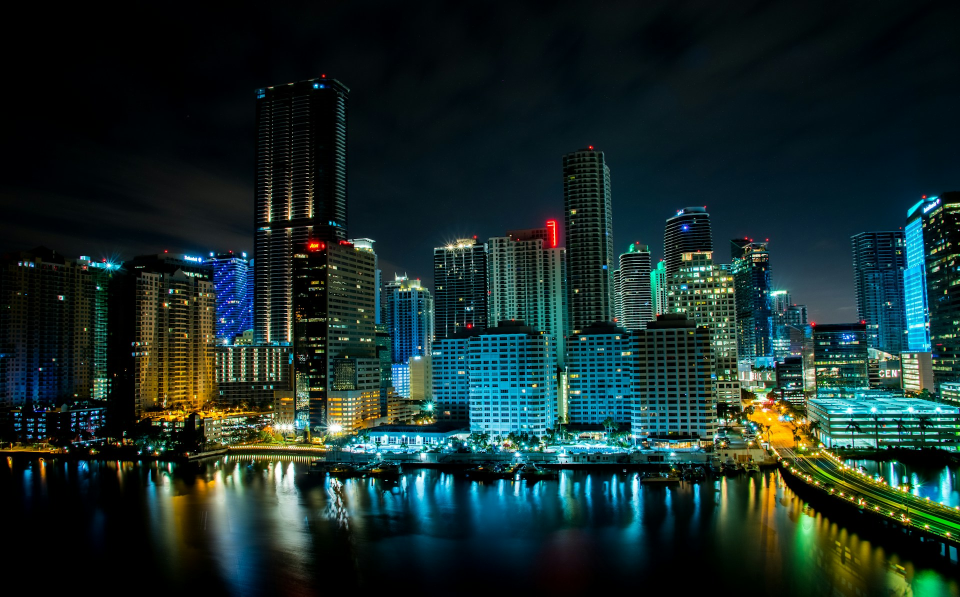
#> input picture assets/bg/miami_teal.jpg, 1920 x 1193 px (shown at 1/2 size)
$ python make_templates.py ../assets/bg/miami_teal.jpg
#> lines starting #> are read from the running program, lines starting #| are printed output that depends on the picture; after the words box and inside, x2 and y2 are one past the last pixel; in counts of white or black regions, pixels touching at a corner belong together
"""Генератор фонов-заставок для карточек: настоящее фото ночного Майами (прототип Вайс-Сити)
+ цветокоррекция под тип новости + объёмная монета-значок, плашка, неоновая сетка.

Запуск:  python tools/make_templates.py            → assets/templates/{confirmed,rumor,official}.png
         python tools/make_templates.py --preview  → ещё и out/templates_preview.png с примером заголовка

Фото — Unsplash (бесплатная лицензия, см. assets/bg/SOURCES.md). Заголовок на карточку пишет бот (bot/card.py),
поэтому низ кадра оставляем тёмным и пустым.
"""
from __future__ import annotations

import math
import sys
from pathlib import Path

from PIL import Image, ImageChops, ImageDraw, ImageEnhance, ImageFilter, ImageFont, ImageOps

ROOT = Path(__file__).resolve().parents[1]
W, H = 1280, 720
S = 3  # суперсэмплинг: рисуем в 3 раза крупнее и уменьшаем — края гладкие
HORIZON = 455  # где у фото примерно линия воды (после кадрирования)

THEMES = {
    "confirmed": dict(
        photo="miami_teal.jpg", y_offset=40, zoom=1.0,
        duo=("020C10", "0E8F7A", "D8FFF4"), duo_mix=0.45,
        glow_a="00E5A0", glow_b="1E6BFF", grid="00E5C8",
        face=("A6FFD6", "26D985", "0A8A4C"), side="05613A", rim="13A866", icon="check",
        badge=("2BE07F", "119A52"), badge_side="0A5F33", label="ПОДТВЕРЖДЕНО"),
    "rumor": dict(
        photo="miami_sunset.jpg", y_offset=150, zoom=1.0,
        duo=("12040F", "C2386E", "FFD9A8"), duo_mix=0.5,
        glow_a="FF7A00", glow_b="FF2E88", grid="FF3D7F",
        face=("FFDCA0", "FF8A1E", "D9480F"), side="8A2E00", rim="C9500F", icon="q",
        badge=("FF9A3C", "E8590C"), badge_side="8A3200", label="СЛУХ"),
    "official": dict(
        photo="miami_brickell.jpg", y_offset=400, zoom=1.45,
        duo=("0A0703", "A07814", "FFF2C6"), duo_mix=0.55,
        glow_a="FFC83D", glow_b="6C4CFF", grid="FFD166",
        face=("FFF6CC", "F5C542", "B07A06"), side="6B4A00", rim="A97A0A", icon="star",
        badge=("FFD95A", "D49B09"), badge_side="6E4E02", label="ОФИЦИАЛЬНО"),
    "guide": dict(
        photo="miami_palms.jpg", y_offset=40, zoom=1.0,
        duo=("0B0620", "6B3FD6", "E6DCFF"), duo_mix=0.5,
        glow_a="8B5CF6", glow_b="22D3EE", grid="A78BFA",
        face=("E9DDFF", "9B6BFF", "5B21B6"), side="3B1278", rim="7444DC", icon="pin",
        badge=("A06BFF", "6D28D9"), badge_side="3B0F80", label="ГАЙД"),
}


def rgb(h: str) -> tuple[int, int, int]:
    return tuple(int(h[i:i + 2], 16) for i in (0, 2, 4))


def font(size: int, variation: str = "Black") -> ImageFont.FreeTypeFont:
    f = ImageFont.truetype(str(ROOT / "assets/fonts/Montserrat-Variable.ttf"), size)
    try:
        f.set_variation_by_name(variation)
    except Exception:
        pass
    return f


def lin_gradient(size, colors, angle_deg=135) -> Image.Image:
    """Линейный градиент по нескольким цветам под углом."""
    w, h = size
    a = math.radians(angle_deg)
    dx, dy = math.cos(a), math.sin(a)
    small = Image.new("RGB", (64, 64))
    px = small.load()
    stops = [rgb(c) for c in colors]
    for y in range(64):
        for x in range(64):
            t = ((x / 63 - 0.5) * dx + (y / 63 - 0.5) * dy) / (abs(dx) * 0.5 + abs(dy) * 0.5) * 0.5 + 0.5
            t = min(1, max(0, t)) * (len(stops) - 1)
            i = min(int(t), len(stops) - 2)
            f = t - i
            px[x, y] = tuple(int(stops[i][k] + (stops[i + 1][k] - stops[i][k]) * f) for k in range(3))
    return small.resize((w, h), Image.BICUBIC)


def radial_glow(size, center, radius, color, alpha) -> Image.Image:
    layer = Image.new("RGBA", size, (0, 0, 0, 0))
    d = ImageDraw.Draw(layer)
    cx, cy = center
    d.ellipse((cx - radius, cy - radius * 0.8, cx + radius, cy + radius * 0.8), fill=rgb(color) + (alpha,))
    return layer.filter(ImageFilter.GaussianBlur(radius * 0.45))


# ---------- фон: фото + цветокоррекция ----------
def background(th: dict) -> Image.Image:
    photo = Image.open(ROOT / "assets/bg" / th["photo"]).convert("RGB")
    scale = W / photo.width * th["zoom"]
    photo = photo.resize((round(photo.width * scale), round(photo.height * scale)), Image.LANCZOS)
    x0 = (photo.width - W) // 2
    img = photo.crop((x0, th["y_offset"], x0 + W, th["y_offset"] + H))
    # «дуотон»: яркость фото → градиент цветов темы, смешиваем с оригиналом (реализм + единый стиль)
    lum = ImageOps.grayscale(img)
    lum = ImageOps.autocontrast(lum, cutoff=1)
    dark, mid, light = (rgb(c) for c in th["duo"])
    luts = []
    for k in range(3):
        lut = []
        for v in range(256):
            t = v / 255
            if t < 0.5:
                lut.append(int(dark[k] + (mid[k] - dark[k]) * t * 2))
            else:
                lut.append(int(mid[k] + (light[k] - mid[k]) * (t - 0.5) * 2))
        luts.append(lut)
    duo = Image.merge("RGB", [lum.point(luts[k]) for k in range(3)])
    img = Image.blend(img, duo, th["duo_mix"])
    img = ImageEnhance.Contrast(img).enhance(1.12)
    img = ImageEnhance.Color(img).enhance(1.25)
    img = img.convert("RGBA")
    # цветные свечения (как неон над городом)
    for glow in (radial_glow((W, H), (950, 120), 420, th["glow_a"], 120),
                 radial_glow((W, H), (80, 40), 380, th["glow_b"], 100)):
        img = Image.alpha_composite(img, glow)
    return img


def neon_grid(color: str) -> Image.Image:
    """Неоновая сетка на воде: линии сходятся к точке на горизонте, к горизонту — тают."""
    layer = Image.new("RGBA", (W * S, H * S), (0, 0, 0, 0))
    d = ImageDraw.Draw(layer)
    c = rgb(color)
    vx, vy = W * S // 2, (HORIZON - 160) * S
    top, bottom = HORIZON * S, H * S
    for i in range(-30, 31):
        bx = vx + i * 140 * S
        x_top = vx + (bx - vx) * (top - vy) / (bottom - vy)
        d.line((x_top, top, bx, bottom), fill=c + (255,), width=2 * S)
    for k in range(1, 13):
        y = top + (bottom - top) * (k / 12) ** 2.1
        d.line((0, y, W * S, y), fill=c + (255,), width=2 * S)
    layer = layer.resize((W, H), Image.LANCZOS)
    fade = Image.new("L", (1, H))
    for y in range(H):
        fade.putpixel((0, y), 0 if y < HORIZON else int(150 * min(1, (y - HORIZON) / 200)))
    alpha = ImageChops.multiply(layer.getchannel("A"), fade.resize((W, H)))
    layer.putalpha(alpha)
    glow = layer.filter(ImageFilter.GaussianBlur(4))
    return Image.alpha_composite(glow, layer)


# ---------- объёмная монета ----------
def icon_layer(kind: str, size: int) -> Image.Image:
    im = Image.new("RGBA", (size, size), (0, 0, 0, 0))
    d = ImageDraw.Draw(im)
    s = size / 100
    if kind == "check":
        d.line([(24 * s, 52 * s), (43 * s, 70 * s), (77 * s, 32 * s)], fill="white", width=int(13 * s), joint="curve")
        for x, y in ((24, 52), (77, 32)):
            r = 6.5 * s
            d.ellipse((x * s - r, y * s - r, x * s + r, y * s + r), fill="white")
    elif kind == "pin":  # метка на карте
        d.ellipse((26 * s, 12 * s, 74 * s, 60 * s), fill="white")
        d.polygon([(30 * s, 46 * s), (70 * s, 46 * s), (50 * s, 90 * s)], fill="white")
        d.ellipse((40 * s, 26 * s, 60 * s, 46 * s), fill=(0, 0, 0, 0))
    elif kind == "star":
        pts = []
        for i in range(10):
            a = -math.pi / 2 + i * math.pi / 5
            r = 40 if i % 2 == 0 else 17
            pts.append((50 * s + r * s * math.cos(a), 52 * s + r * s * math.sin(a)))
        d.polygon(pts, fill="white")
    else:
        f = font(int(78 * s))
        d.text((50 * s, 50 * s), "?", font=f, fill="white", anchor="mm")
    return im


def coin(d: int, th: dict, ry: float, rz: float, thick: float) -> Image.Image:
    """Монета диаметром d, повёрнута вокруг вертикали на ry градусов (видно ребро), наклон rz."""
    D = d * S
    sx = max(0.2, math.cos(math.radians(ry)))
    fw = int(D * sx)
    side_dx = math.sin(math.radians(ry)) * thick * S  # куда «уходит» толщина
    pad = int(abs(side_dx) + D * 0.15)
    cw, ch = fw + 2 * pad, D + 2 * pad
    im = Image.new("RGBA", (cw, ch), (0, 0, 0, 0))
    dr = ImageDraw.Draw(im)
    fx, fy = pad, pad
    steps = max(40, int(abs(side_dx)))  # ребро: плотная стопка эллипсов — гладкий цилиндр
    side, rim = rgb(th["side"]), rgb(th["rim"])
    for i in range(steps, 0, -1):
        off = side_dx * i / steps
        t = i / steps
        base = tuple(int(side[k] + (rim[k] - side[k]) * (1 - t)) for k in range(3))  # к лицу светлее
        col = tuple(int(c * (0.7 + 0.3 * (1 - t))) for c in base)
        dr.ellipse((fx + off, fy + off * 0.15, fx + off + fw, fy + off * 0.15 + D), fill=col + (255,))
    # лицевая сторона: градиент по маске эллипса
    mask = Image.new("L", (fw, D), 0)
    ImageDraw.Draw(mask).ellipse((0, 0, fw - 1, D - 1), fill=255)
    face = lin_gradient((fw, D), th["face"], 125).convert("RGBA")
    face.putalpha(mask)
    fdraw = ImageDraw.Draw(face)
    lw = max(2, D // 70)
    fdraw.ellipse((lw // 2, lw // 2, fw - lw, D - lw), outline=(255, 255, 255, 150), width=lw)
    inset = 0.1
    fdraw.ellipse((fw * inset, D * inset, fw * (1 - inset), D * (1 - inset)), outline=(255, 255, 255, 80), width=max(1, lw // 2))
    # блик
    shine = Image.new("RGBA", (fw, D), (0, 0, 0, 0))
    ImageDraw.Draw(shine).ellipse((fw * 0.12, D * 0.06, fw * 0.72, D * 0.34), fill=(255, 255, 255, 110))
    shine = shine.filter(ImageFilter.GaussianBlur(D * 0.03))
    shine.putalpha(ImageChops.multiply(shine.getchannel("A"), mask))
    face = Image.alpha_composite(face, shine)
    # значок: сжимаем по горизонтали так же, как монету, + тень (будто выпуклый)
    ic = icon_layer(th["icon"], int(D * 0.62)).resize((int(D * 0.62 * sx), int(D * 0.62)), Image.LANCZOS)
    shadow = Image.new("RGBA", ic.size, (0, 0, 0, 0))
    shadow.putalpha(ic.getchannel("A").point(lambda v: v * 0.45))
    ix, iy = (fw - ic.width) // 2, (D - ic.height) // 2
    face.alpha_composite(shadow.filter(ImageFilter.GaussianBlur(D * 0.012)), (ix + int(D * 0.012), iy + int(D * 0.02)))
    face.alpha_composite(ic, (ix, iy))
    im.alpha_composite(face, (fx, fy))
    im = im.rotate(rz, resample=Image.BICUBIC, expand=True)
    return im.resize((max(1, im.width // S), max(1, im.height // S)), Image.LANCZOS)


def place(base: Image.Image, layer: Image.Image, cx: int, cy: int, blur: float = 0, shadow: bool = True) -> None:
    if shadow:  # мягкая тень снизу
        sh = Image.new("RGBA", layer.size, (0, 0, 0, 0))
        sh.putalpha(layer.getchannel("A").point(lambda v: v * 0.55))
        sh = sh.filter(ImageFilter.GaussianBlur(max(4, layer.width // 18)))
        base.alpha_composite(sh, (cx - layer.width // 2 + layer.width // 25, cy - layer.height // 2 + layer.height // 10))
    if blur:
        layer = layer.filter(ImageFilter.GaussianBlur(blur))
    base.alpha_composite(layer, (cx - layer.width // 2, cy - layer.height // 2))


# ---------- объёмная плашка ----------
def perspective_coeffs(src, dst):
    """Коэффициенты для Image.transform(PERSPECTIVE): точки dst → src."""
    a, b = [], []
    for (x, y), (u, v) in zip(dst, src):
        a.append([x, y, 1, 0, 0, 0, -u * x, -u * y]); b.append(u)
        a.append([0, 0, 0, x, y, 1, -v * x, -v * y]); b.append(v)
    n = 8  # метод Гаусса для системы 8×8 (без numpy)
    for c in range(n):
        piv = max(range(c, n), key=lambda r: abs(a[r][c]))
        a[c], a[piv], b[c], b[piv] = a[piv], a[c], b[piv], b[c]
        for r in range(n):
            if r != c and a[r][c]:
                f = a[r][c] / a[c][c]
                a[r] = [x - f * y for x, y in zip(a[r], a[c])]
                b[r] -= f * b[c]
    return [b[i] / a[i][i] for i in range(n)]


def badge(th: dict) -> Image.Image:
    f = font(34 * S)
    probe = ImageDraw.Draw(Image.new("RGBA", (1, 1)))
    tw = probe.textlength(th["label"], font=f) + 2 * S * len(th["label"])
    w, h, depth = int(tw + 64 * S), 76 * S, 14 * S
    im = Image.new("RGBA", (w + 4 * S, h + depth + 4 * S), (0, 0, 0, 0))
    d = ImageDraw.Draw(im)
    for i in range(depth, 0, -S):  # толщина плашки
        d.rounded_rectangle((0, i, w, h + i), radius=22 * S, fill=rgb(th["badge_side"]) + (255,))
    face = lin_gradient((w, h), th["badge"], 90).convert("RGBA")
    m = Image.new("L", (w, h), 0)
    ImageDraw.Draw(m).rounded_rectangle((0, 0, w - 1, h - 1), radius=22 * S, fill=255)
    face.putalpha(m)
    fd = ImageDraw.Draw(face)
    fd.rounded_rectangle((S, S, w - 2 * S, h - 2 * S), radius=21 * S, outline=(255, 255, 255, 140), width=2 * S)
    hl = Image.new("RGBA", (w, h), (0, 0, 0, 0))
    ImageDraw.Draw(hl).rounded_rectangle((6 * S, 4 * S, w - 6 * S, h * 0.45), radius=18 * S, fill=(255, 255, 255, 45))
    face = Image.alpha_composite(face, hl)
    x = 32 * S
    fd = ImageDraw.Draw(face)
    for dx, dy, col in ((2 * S, 3 * S, (0, 0, 0, 90)), (0, 0, (255, 255, 255, 255))):
        cx = x + dx
        for ch in th["label"]:
            fd.text((cx, h / 2 + dy), ch, font=f, fill=col, anchor="lm")
            cx += probe.textlength(ch, font=f) + 2 * S
    im.alpha_composite(face, (0, 0))
    # лёгкая перспектива: правый край дальше (как поворот на ~20°)
    try:
        iw, ih = im.size
        k = 0.1
        dst = [(0, 0), (iw, ih * k * 0.6), (iw, ih * (1 - k * 0.4)), (0, ih)]
        src = [(0, 0), (iw, 0), (iw, ih), (0, ih)]
        im = im.transform(im.size, Image.PERSPECTIVE, perspective_coeffs(src, dst), Image.BICUBIC)
    except Exception:
        pass
    return im.resize((im.width // S, im.height // S), Image.LANCZOS)


# ---------- сборка ----------
def build(key: str) -> Image.Image:
    th = THEMES[key]
    img = background(th)
    img = Image.alpha_composite(img, neon_grid(th["grid"]))
    # дальние монетки — размытые (глубина резкости), ближняя большая — резкая
    for (cx, cy, d, ry, rz, blur) in ((600, 92, 50, -40, 12, 2.2), (500, 330, 38, 35, -18, 2.8),
                                      (150, 238, 72, 30, -10, 0.8), (1185, 470, 66, -45, 16, 0)):
        place(img, coin(d, th, ry, rz, d * 0.22), cx, cy, blur)
    big = coin(330, th, -32, -6, 64)
    img = Image.alpha_composite(img, radial_glow((W, H), (965, 215), 230, th["glow_a"], 110))
    place(img, big, 965, 215)
    b = badge(th)
    place(img, b, 48 + b.width // 2, 40 + b.height // 2)
    # тёмный низ под заголовок
    shade = Image.new("L", (1, H))
    for y in range(H):
        t = y / H
        a = 0 if t < 0.5 else (0.72 * (t - 0.5) / 0.28 if t < 0.78 else 0.72 + 0.22 * (t - 0.78) / 0.22)
        shade.putpixel((0, y), int(255 * min(0.94, a)))
    dark = Image.new("RGBA", (W, H), (0, 0, 0, 255))
    dark.putalpha(shade.resize((W, H)))
    img = Image.alpha_composite(img, dark)
    d = ImageDraw.Draw(img)
    d.rounded_rectangle((64, 664, 174, 670), radius=3, fill=rgb(th["grid"]) + (255,))
    d.text((1216, 668), "@gta6_hotnews", font=font(26, "Bold"), fill=(255, 255, 255, 205), anchor="rm")
    return img.convert("RGB")


def main() -> None:
    out_dir = ROOT / "assets/templates"
    out_dir.mkdir(parents=True, exist_ok=True)
    for key in THEMES:
        build(key).save(out_dir / f"{key}.png", optimize=True)
#> in background, photo is the input picture: PIL image 1920x1193 RGB; mean R, G, B 23.8, 43.6, 41.3
#> in background, `img = ImageEnhance.Color(img).enhance(1.25)`:
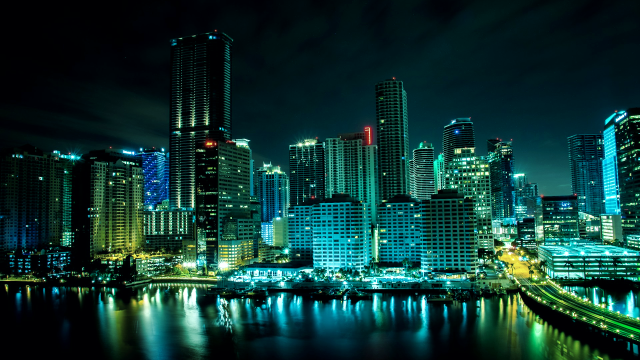
#> img: PIL image 1280x720 RGB (shown at 1/2 size); mean R, G, B 16.1, 54.9, 50.9
#> the loop in build, `for (cx, cy, d, ry, rz, blur) in ((600, 92, 50, -40, 12, 2.2), (500, 3..` made 4 passes
#> pass 1, in coin, `face = lin_gradient((fw, D), th["face"], 125).convert("RGBA")`:
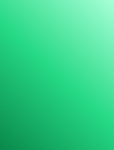
#> face: PIL image 114x150 RGBA; mean R, G, B, A 54.9, 209.4, 136.7, 255
#> the loop in coin (call 5), `for i in range(steps, 0, -1):` made 101 passes
#> (base, col) on passes 1 to 8: ((5, 97, 58), (3, 67, 40)), ((5, 97, 58), (3, 68, 40)), ((5, 98, 58), (3, 69, 40)), ((5, 99, 59), (3, 70, 41)), ((5, 99, 59), (3, 70, 42)), ((5, 100, 60), (3, 71, 42)), ((5, 101, 60), (3, 72, 43)), ((5, 101, 61), (3, 72, 43))
#> in coin (call 5), `ImageDraw.Draw(mask).ellipse((0, 0, fw - 1, D - 1), fill=255)`:
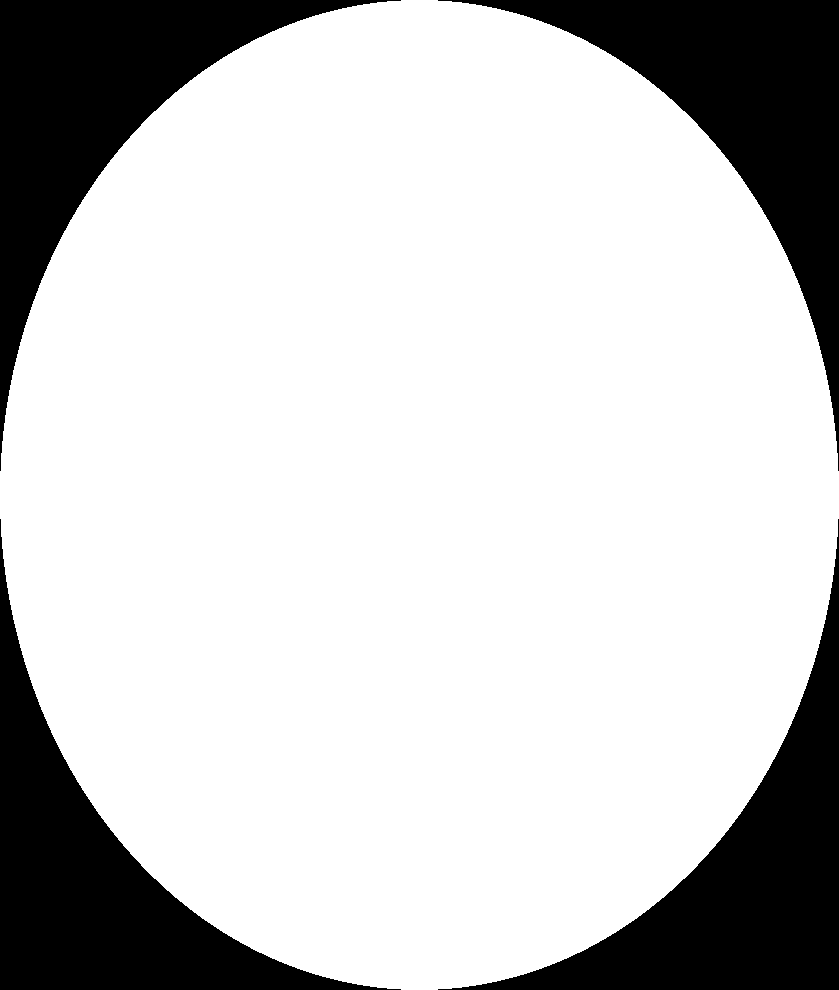
#> mask: PIL image 839x990 L; 78.5% white; 4 black regions, box (x1, y1, x2, y2) and area: (0, 0, 401, 471) 44596, (438, 0, 839, 471) 44596, (0, 519, 401, 990) 44596, (438, 519, 839, 990) 44596
#> in coin (call 5), `im = im.rotate(rz, resample=Image.BICUBIC, expand=True)`:
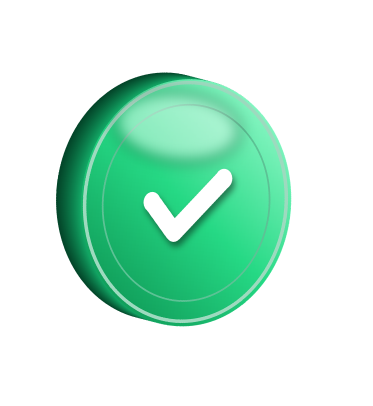
#> im: PIL image 1489x1622 RGBA (shown at 1/4 size); mean R, G, B, A 22, 61.6, 43.2, 79.7; transparent parts drawn white
#> call 3 of radial_glow, with size = (1280, 720), center = (965, 215), radius = 230, color = '00E5A0', alpha = 110
#> in radial_glow (call 3), `return layer.filter(ImageFilter.GaussianBlur(radius * 0.45))`:
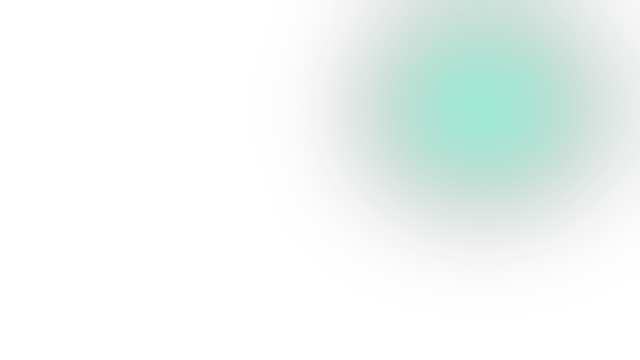
#> returned value: PIL image 1280x720 RGBA (shown at 1/2 size); mean R, G, B, A 0, 31.4, 21.9, 15.1; transparent parts drawn white
#> in build, `img = Image.alpha_composite(img, radial_glow((W, H), (965, 215), 230, ..`:
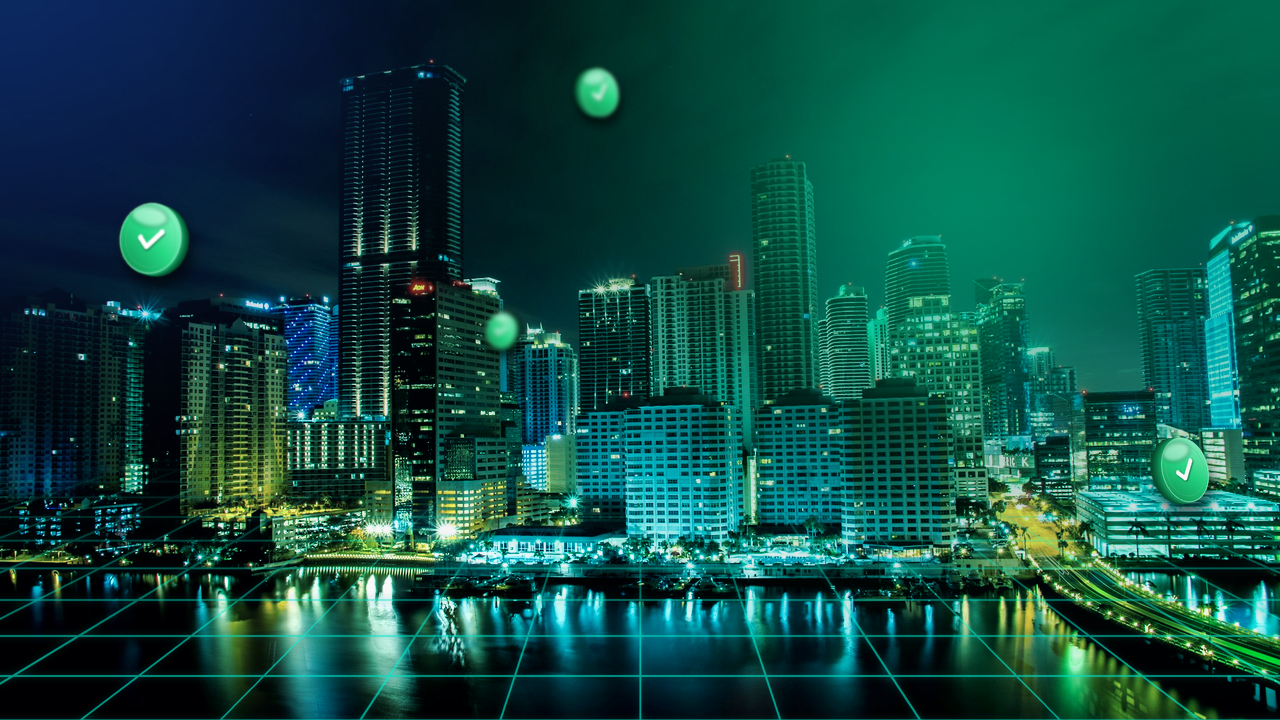
#> img: PIL image 1280x720 RGBA; mean R, G, B, A 14.7, 75.6, 68, 255
#> in badge, `tw = probe.textlength(th["label"], font=f) + 2 * S * len(th["label"])`: tw = 977.9
#> in badge, `w, h, depth = int(tw + 64 * S), 76 * S, 14 * S`: w = 1169; h = 228; depth = 42
        print(f"готово: assets/templates/{key}.png")
    if "--preview" in sys.argv:
        sys.path.insert(0, str(ROOT))
        from bot.card import card_png
        from bot.util import load_config
        import io
        cfg = load_config()
        demo = [("confirmed", "high", "GTA 6 забрала 8 номинаций на TGA"),
                ("rumor", "rumor", "Инсайдер: GTA 6 выйдет на ПК уже весной"),
                ("confirmed", "official", "Rockstar выпустила первый патч для GTA 6")]
        sheet = Image.new("RGB", (W, H * 3))
        for i, (kind, trust, title) in enumerate(demo):
            sheet.paste(Image.open(io.BytesIO(card_png(title, kind, cfg, trust=trust))), (0, H * i))
        (ROOT / "out").mkdir(exist_ok=True)
        sheet.save(ROOT / "out/templates_preview.png")
        print("превью: out/templates_preview.png")


if __name__ == "__main__":
    main()
